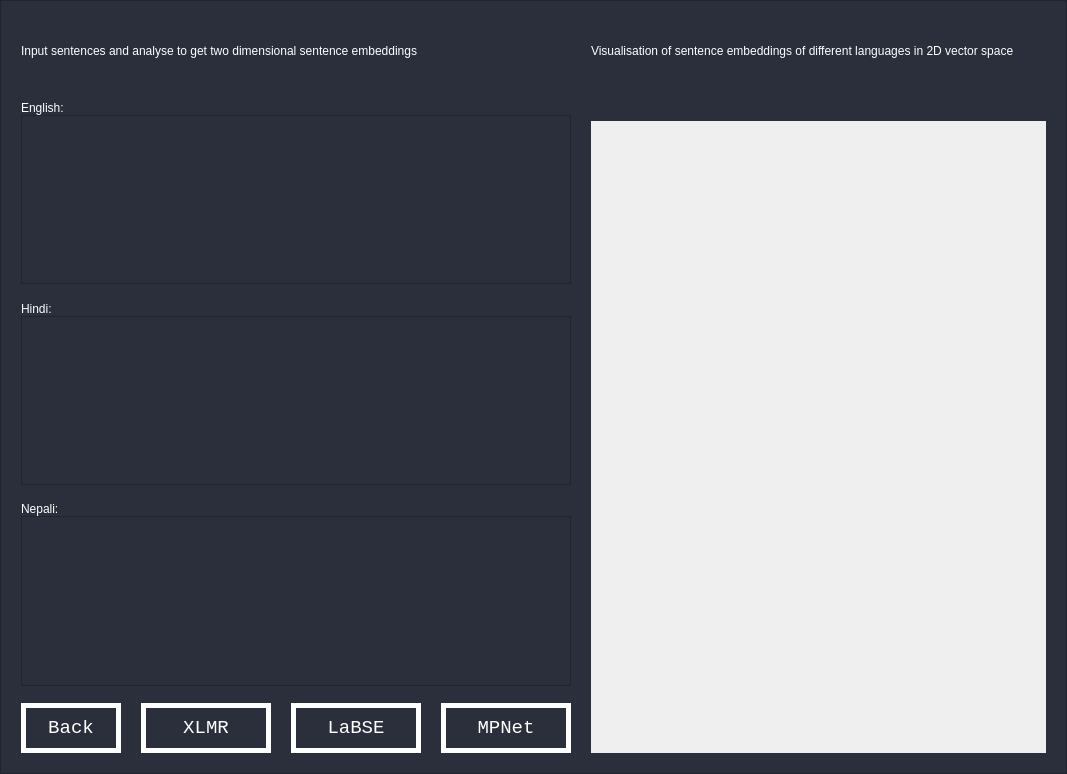
<?xml version="1.0" encoding="UTF-8"?>
<ui version="4.0">
 <class>player_window</class>
 <widget class="QMainWindow" name="player_window">
  <property name="enabled">
   <bool>true</bool>
  </property>
  <property name="geometry">
   <rect>
    <x>0</x>
    <y>0</y>
    <width>1067</width>
    <height>774</height>
   </rect>
  </property>
  <property name="sizePolicy">
   <sizepolicy hsizetype="Expanding" vsizetype="Expanding">
    <horstretch>1</horstretch>
    <verstretch>1</verstretch>
   </sizepolicy>
  </property>
  <property name="windowTitle">
   <string>MainWindow</string>
  </property>
  <property name="autoFillBackground">
   <bool>false</bool>
  </property>
  <property name="styleSheet">
   <string notr="true">background: rgb(43, 46, 59);
</string>
  </property>
  <widget class="QWidget" name="layout">
   <property name="minimumSize">
    <size>
     <width>1067</width>
     <height>661</height>
    </size>
   </property>
   <property name="cursor">
    <cursorShape>ArrowCursor</cursorShape>
   </property>
   <property name="styleSheet">
    <string notr="true">QWidget#landing{
background: rgb(43, 46, 59);
}</string>
   </property>
   <layout class="QGridLayout" name="gridLayout_2">
    <property name="leftMargin">
     <number>0</number>
    </property>
    <property name="topMargin">
     <number>0</number>
    </property>
    <property name="rightMargin">
     <number>0</number>
    </property>
    <property name="bottomMargin">
     <number>0</number>
    </property>
    <item row="0" column="0">
     <widget class="QFrame" name="frame">
      <property name="sizePolicy">
       <sizepolicy hsizetype="Expanding" vsizetype="Expanding">
        <horstretch>1</horstretch>
        <verstretch>1</verstretch>
       </sizepolicy>
      </property>
      <property name="sizeIncrement">
       <size>
        <width>10</width>
        <height>10</height>
       </size>
      </property>
      <property name="baseSize">
       <size>
        <width>200</width>
        <height>800</height>
       </size>
      </property>
      <property name="frameShape">
       <enum>QFrame::StyledPanel</enum>
      </property>
      <property name="frameShadow">
       <enum>QFrame::Raised</enum>
      </property>
      <layout class="QGridLayout" name="gridLayout" columnstretch="1,3">
       <property name="leftMargin">
        <number>20</number>
       </property>
       <property name="topMargin">
        <number>20</number>
       </property>
       <property name="rightMargin">
        <number>20</number>
       </property>
       <property name="bottomMargin">
        <number>20</number>
       </property>
       <property name="horizontalSpacing">
        <number>20</number>
       </property>
       <item row="0" column="1">
        <layout class="QVBoxLayout" name="verticalLayout_5" stretch="1,0,10">
         <property name="sizeConstraint">
          <enum>QLayout::SetMaximumSize</enum>
         </property>
         <item>
          <widget class="QLabel" name="graphTitle_l">
           <property name="sizePolicy">
            <sizepolicy hsizetype="Preferred" vsizetype="Fixed">
             <horstretch>0</horstretch>
             <verstretch>0</verstretch>
            </sizepolicy>
           </property>
           <property name="minimumSize">
            <size>
             <width>0</width>
             <height>60</height>
            </size>
           </property>
           <property name="styleSheet">
            <string notr="true">font: 12pt &quot;MS Reference Sans Serif&quot;;
color: white;</string>
           </property>
           <property name="text">
            <string>Visualisation of sentence embeddings of different languages in 2D vector space</string>
           </property>
           <property name="alignment">
            <set>Qt::AlignLeading|Qt::AlignLeft|Qt::AlignVCenter</set>
           </property>
           <property name="wordWrap">
            <bool>true</bool>
           </property>
          </widget>
         </item>
         <item>
          <spacer name="verticalSpacer_3">
           <property name="orientation">
            <enum>Qt::Vertical</enum>
           </property>
           <property name="sizeType">
            <enum>QSizePolicy::Fixed</enum>
           </property>
           <property name="sizeHint" stdset="0">
            <size>
             <width>20</width>
             <height>40</height>
            </size>
           </property>
          </spacer>
         </item>
         <item>
          <widget class="PlotWidget" name="graphWidget" native="true">
           <property name="sizePolicy">
            <sizepolicy hsizetype="Preferred" vsizetype="Minimum">
             <horstretch>0</horstretch>
             <verstretch>0</verstretch>
            </sizepolicy>
           </property>
           <property name="autoFillBackground">
            <bool>true</bool>
           </property>
           <property name="styleSheet">
            <string notr="true">background: rgb(FF, FF, FF);</string>
           </property>
          </widget>
         </item>
        </layout>
       </item>
       <item row="0" column="0">
        <layout class="QVBoxLayout" name="verticalLayout">
         <item>
          <widget class="QLabel" name="instructions_l">
           <property name="sizePolicy">
            <sizepolicy hsizetype="Expanding" vsizetype="Fixed">
             <horstretch>1</horstretch>
             <verstretch>0</verstretch>
            </sizepolicy>
           </property>
           <property name="minimumSize">
            <size>
             <width>0</width>
             <height>60</height>
            </size>
           </property>
           <property name="styleSheet">
            <string notr="true">font: 12pt &quot;MS Reference Sans Serif&quot;;
color: white;</string>
           </property>
           <property name="frameShape">
            <enum>QFrame::NoFrame</enum>
           </property>
           <property name="text">
            <string>Input sentences and analyse to get two dimensional sentence embeddings</string>
           </property>
           <property name="scaledContents">
            <bool>false</bool>
           </property>
           <property name="alignment">
            <set>Qt::AlignLeading|Qt::AlignLeft|Qt::AlignVCenter</set>
           </property>
           <property name="wordWrap">
            <bool>true</bool>
           </property>
           <property name="margin">
            <number>0</number>
           </property>
          </widget>
         </item>
         <item>
          <spacer name="verticalSpacer_4">
           <property name="orientation">
            <enum>Qt::Vertical</enum>
           </property>
           <property name="sizeType">
            <enum>QSizePolicy::Fixed</enum>
           </property>
           <property name="sizeHint" stdset="0">
            <size>
             <width>20</width>
             <height>20</height>
            </size>
           </property>
          </spacer>
         </item>
         <item>
          <widget class="QLabel" name="english_l">
           <property name="enabled">
            <bool>true</bool>
           </property>
           <property name="sizePolicy">
            <sizepolicy hsizetype="Fixed" vsizetype="Fixed">
             <horstretch>0</horstretch>
             <verstretch>0</verstretch>
            </sizepolicy>
           </property>
           <property name="styleSheet">
            <string notr="true">font: 12pt &quot;MS Reference Sans Serif&quot;;
color: white;</string>
           </property>
           <property name="text">
            <string>English:</string>
           </property>
          </widget>
         </item>
         <item>
          <widget class="QPlainTextEdit" name="english_edit">
           <property name="sizePolicy">
            <sizepolicy hsizetype="Preferred" vsizetype="Expanding">
             <horstretch>0</horstretch>
             <verstretch>0</verstretch>
            </sizepolicy>
           </property>
           <property name="minimumSize">
            <size>
             <width>550</width>
             <height>0</height>
            </size>
           </property>
           <property name="maximumSize">
            <size>
             <width>1000000</width>
             <height>200</height>
            </size>
           </property>
           <property name="styleSheet">
            <string notr="true">font: 12pt &quot;MS Reference Sans Serif&quot;;
color: white;</string>
           </property>
           <property name="plainText">
            <string/>
           </property>
          </widget>
         </item>
         <item>
          <spacer name="verticalSpacer_2">
           <property name="orientation">
            <enum>Qt::Vertical</enum>
           </property>
           <property name="sizeType">
            <enum>QSizePolicy::Expanding</enum>
           </property>
           <property name="sizeHint" stdset="0">
            <size>
             <width>20</width>
             <height>40</height>
            </size>
           </property>
          </spacer>
         </item>
         <item>
          <widget class="QLabel" name="hindi_l">
           <property name="styleSheet">
            <string notr="true">font: 12pt &quot;MS Reference Sans Serif&quot;;
color: white;</string>
           </property>
           <property name="text">
            <string>Hindi:</string>
           </property>
          </widget>
         </item>
         <item>
          <widget class="QPlainTextEdit" name="hindi_edit">
           <property name="sizePolicy">
            <sizepolicy hsizetype="Preferred" vsizetype="Expanding">
             <horstretch>0</horstretch>
             <verstretch>0</verstretch>
            </sizepolicy>
           </property>
           <property name="maximumSize">
            <size>
             <width>16777215</width>
             <height>200</height>
            </size>
           </property>
           <property name="styleSheet">
            <string notr="true">font: 12pt &quot;MS Reference Sans Serif&quot;;
color: white;</string>
           </property>
          </widget>
         </item>
         <item>
          <spacer name="verticalSpacer">
           <property name="orientation">
            <enum>Qt::Vertical</enum>
           </property>
           <property name="sizeHint" stdset="0">
            <size>
             <width>20</width>
             <height>40</height>
            </size>
           </property>
          </spacer>
         </item>
         <item>
          <widget class="QLabel" name="nepali_l">
           <property name="styleSheet">
            <string notr="true">font: 12pt &quot;MS Reference Sans Serif&quot;;
color: white;</string>
           </property>
           <property name="text">
            <string>Nepali:</string>
           </property>
          </widget>
         </item>
         <item>
          <widget class="QPlainTextEdit" name="nepali_edit">
           <property name="sizePolicy">
            <sizepolicy hsizetype="Preferred" vsizetype="Expanding">
             <horstretch>0</horstretch>
             <verstretch>0</verstretch>
            </sizepolicy>
           </property>
           <property name="maximumSize">
            <size>
             <width>16777215</width>
             <height>200</height>
            </size>
           </property>
           <property name="styleSheet">
            <string notr="true">font: 12pt &quot;MS Reference Sans Serif&quot;;
color: white;</string>
           </property>
          </widget>
         </item>
         <item>
          <layout class="QHBoxLayout" name="horizontalLayout_5"/>
         </item>
         <item>
          <spacer name="verticalSpacer_5">
           <property name="orientation">
            <enum>Qt::Vertical</enum>
           </property>
           <property name="sizeType">
            <enum>QSizePolicy::Expanding</enum>
           </property>
           <property name="sizeHint" stdset="0">
            <size>
             <width>20</width>
             <height>40</height>
            </size>
           </property>
          </spacer>
         </item>
         <item>
          <layout class="QHBoxLayout" name="horizontalLayout_3">
           <item>
            <widget class="QPushButton" name="back_b">
             <property name="sizePolicy">
              <sizepolicy hsizetype="Fixed" vsizetype="Fixed">
               <horstretch>0</horstretch>
               <verstretch>0</verstretch>
              </sizepolicy>
             </property>
             <property name="minimumSize">
              <size>
               <width>100</width>
               <height>50</height>
              </size>
             </property>
             <property name="baseSize">
              <size>
               <width>100</width>
               <height>100</height>
              </size>
             </property>
             <property name="styleSheet">
              <string notr="true">:enabled {
border-radius: 0px;
font-family: Courier New;
color: #ffffff;
font-size: 14pt;
background: transparent;
padding: 10pt 20pt 10pt 20pt;
border: 5px solid #ffffff;
text-decoration: none;
}
:hover {
background: white;
color: rgb(43, 46, 59);
border: 0px;
}</string>
             </property>
             <property name="text">
              <string>Back</string>
             </property>
             <property name="default">
              <bool>false</bool>
             </property>
             <property name="flat">
              <bool>false</bool>
             </property>
            </widget>
           </item>
           <item>
            <spacer name="horizontalSpacer">
             <property name="orientation">
              <enum>Qt::Horizontal</enum>
             </property>
             <property name="sizeType">
              <enum>QSizePolicy::Fixed</enum>
             </property>
             <property name="sizeHint" stdset="0">
              <size>
               <width>20</width>
               <height>20</height>
              </size>
             </property>
            </spacer>
           </item>
           <item>
            <widget class="QPushButton" name="analyse_b_xlmr">
             <property name="sizePolicy">
              <sizepolicy hsizetype="Expanding" vsizetype="Fixed">
               <horstretch>0</horstretch>
               <verstretch>0</verstretch>
              </sizepolicy>
             </property>
             <property name="minimumSize">
              <size>
               <width>120</width>
               <height>50</height>
              </size>
             </property>
             <property name="baseSize">
              <size>
               <width>100</width>
               <height>100</height>
              </size>
             </property>
             <property name="styleSheet">
              <string notr="true">:enabled {
border-radius: 0px;
font-family: Courier New;
color: #ffffff;
font-size: 14pt;
background: transparent;
padding: 10pt 20pt 10pt 20pt;
border: 5px solid #ffffff;
text-decoration: none;
}
:hover {
background: white;
color: rgb(43, 46, 59);
border: 0px;
}</string>
             </property>
             <property name="text">
              <string>XLMR</string>
             </property>
             <property name="default">
              <bool>false</bool>
             </property>
             <property name="flat">
              <bool>false</bool>
             </property>
            </widget>
           </item>
           <item>
            <spacer name="horizontalSpacer_7">
             <property name="orientation">
              <enum>Qt::Horizontal</enum>
             </property>
             <property name="sizeType">
              <enum>QSizePolicy::Fixed</enum>
             </property>
             <property name="sizeHint" stdset="0">
              <size>
               <width>20</width>
               <height>20</height>
              </size>
             </property>
            </spacer>
           </item>
           <item>
            <widget class="QPushButton" name="analyse_b_labse">
             <property name="sizePolicy">
              <sizepolicy hsizetype="Expanding" vsizetype="Fixed">
               <horstretch>0</horstretch>
               <verstretch>0</verstretch>
              </sizepolicy>
             </property>
             <property name="minimumSize">
              <size>
               <width>120</width>
               <height>50</height>
              </size>
             </property>
             <property name="baseSize">
              <size>
               <width>100</width>
               <height>100</height>
              </size>
             </property>
             <property name="styleSheet">
              <string notr="true">:enabled {
border-radius: 0px;
font-family: Courier New;
color: #ffffff;
font-size: 14pt;
background: transparent;
padding: 10pt 20pt 10pt 20pt;
border: 5px solid #ffffff;
text-decoration: none;
}
:hover {
background: white;
color: rgb(43, 46, 59);
border: 0px;
}</string>
             </property>
             <property name="text">
              <string>LaBSE</string>
             </property>
             <property name="default">
              <bool>false</bool>
             </property>
             <property name="flat">
              <bool>false</bool>
             </property>
            </widget>
           </item>
           <item>
            <spacer name="horizontalSpacer_8">
             <property name="orientation">
              <enum>Qt::Horizontal</enum>
             </property>
             <property name="sizeType">
              <enum>QSizePolicy::Fixed</enum>
             </property>
             <property name="sizeHint" stdset="0">
              <size>
               <width>20</width>
               <height>20</height>
              </size>
             </property>
            </spacer>
           </item>
           <item>
            <widget class="QPushButton" name="analyse_b_mpnet">
             <property name="sizePolicy">
              <sizepolicy hsizetype="Expanding" vsizetype="Fixed">
               <horstretch>0</horstretch>
               <verstretch>0</verstretch>
              </sizepolicy>
             </property>
             <property name="minimumSize">
              <size>
               <width>120</width>
               <height>50</height>
              </size>
             </property>
             <property name="baseSize">
              <size>
               <width>100</width>
               <height>100</height>
              </size>
             </property>
             <property name="styleSheet">
              <string notr="true">:enabled {
border-radius: 0px;
font-family: Courier New;
color: #ffffff;
font-size: 14pt;
background: transparent;
padding: 10pt 20pt 10pt 20pt;
border: 5px solid #ffffff;
text-decoration: none;
}
:hover {
background: white;
color: rgb(43, 46, 59);
border: 0px;
}</string>
             </property>
             <property name="text">
              <string>MPNet</string>
             </property>
             <property name="default">
              <bool>false</bool>
             </property>
             <property name="flat">
              <bool>false</bool>
             </property>
            </widget>
           </item>
          </layout>
         </item>
        </layout>
       </item>
      </layout>
     </widget>
    </item>
   </layout>
  </widget>
 </widget>
 <customwidgets>
  <customwidget>
   <class>PlotWidget</class>
   <extends>QWidget</extends>
   <header location="global">pyqtgraph</header>
   <container>1</container>
  </customwidget>
 </customwidgets>
 <resources/>
 <connections/>
</ui>
